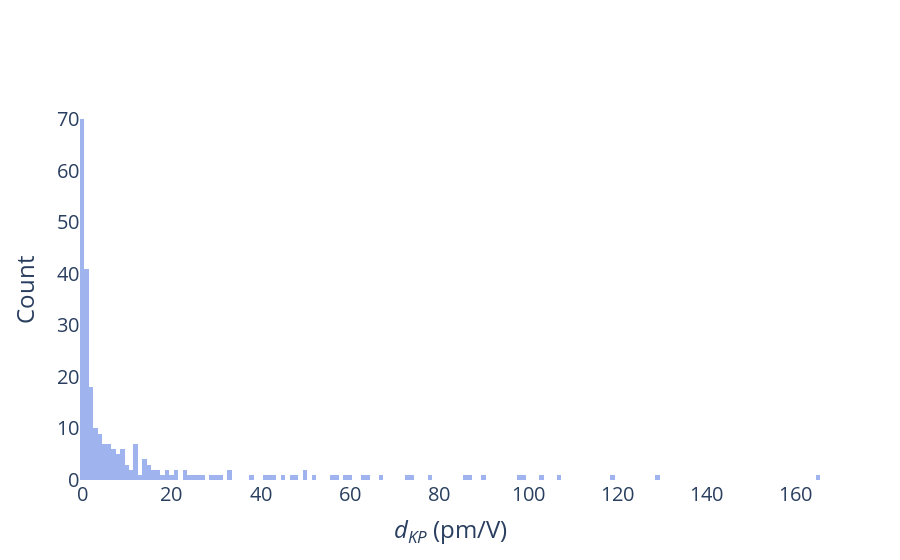
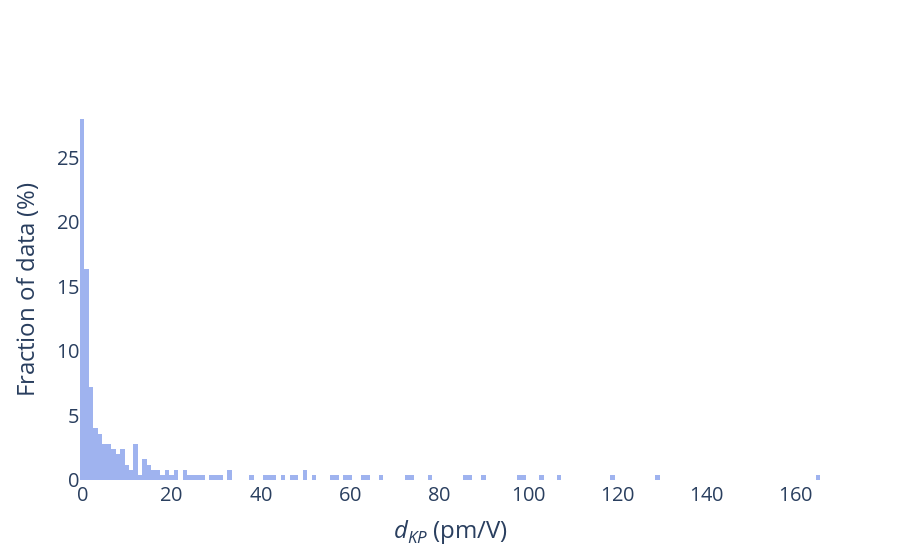
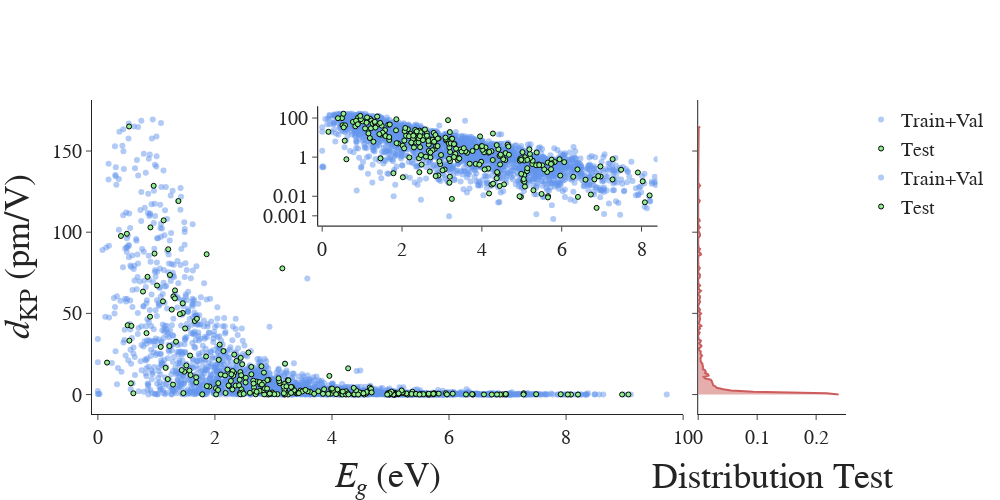

Notebook cell for these charts, in order:
### Code cell
df_tmp = df_dist_250.copy()

# histnorm = 'percent'
histnorm = ''
bin_size = 1.0


fig = go.Figure()

fig.add_trace(
    go.Histogram(
        x = df_tmp['dKP_full_neum'],
        histnorm=histnorm,
        xbins=dict(
            # start=0.0,
            # end=1.0,
            size=bin_size
        ),
        name='dist_250',
        marker_color = 'royalblue' 
    )
)


# Overlay both histograms
fig.update_layout(barmode='overlay')
# Reduce opacity to see both histograms
fig.update_traces(opacity=0.5)
fig.update_layout(
    # title_text='Comparison of effective frequency distribution', # title of plot
    xaxis_title_text='<i>d<sub>KP</sub></i> (pm/V)', # xaxis label
    # yaxis_title_text='Fraction of total data subset (%)', # yaxis label
    yaxis_title_text='Count', # yaxis label
    font_size=20,
    # xaxis_range=[0,1]
)

fig.update_layout(
    autosize=False,
    font_size=20,
    # width=1100,
    # height=600,
    plot_bgcolor="white",
    # template='simple_white',
)

fig.update_layout(
    legend=dict(
        yanchor='top',
        y=0.99,
        xanchor='right',
        x=0.99
    )
)

fig.show()

histnorm = 'percent'
bin_size = 1.0


fig = go.Figure()

fig.add_trace(
    go.Histogram(
        x = df_tmp['dKP_full_neum'],
        histnorm=histnorm,
        xbins=dict(
            # start=0.0,
            # end=1.0,
            size=bin_size
        ),
        name='dist_250',
        marker_color = 'royalblue' 
    )
)


# Overlay both histograms
fig.update_layout(barmode='overlay')
# Reduce opacity to see both histograms
fig.update_traces(opacity=0.5)
fig.update_layout(
    # title_text='Comparison of effective frequency distribution', # title of plot
    xaxis_title_text='<i>d<sub>KP</sub></i> (pm/V)', # xaxis label
    yaxis_title_text='Fraction of data (%)', # yaxis label
    font_size=20,
    # xaxis_range=[0,1]
)

fig.update_layout(
    autosize=False,
    font_size=20,
    # width=1100,
    # height=600,
    plot_bgcolor="white",
    # template='simple_white',
)

fig.update_layout(
    legend=dict(
        yanchor='top',
        y=0.99,
        xanchor='right',
        x=0.99
    )
)

fig.show()


# dKP-Eg-KDE with log-lin inset
# ==============================================================================================================================
fig = make_subplots(rows=1, cols=2, shared_yaxes=True, horizontal_spacing=0.02, column_widths=[0.8,0.2])

# ROW 1 COL 1 =================================================================================================================
fig.add_trace(go.Scatter(x=df_orig.drop(df_tmp.index, axis=0)['src_bandgap'],
                         y=df_orig.drop(df_tmp.index, axis=0)['dKP_full_neum'],
                         mode='markers',
                         marker=dict(
                            color="cornflowerblue",
                            opacity=0.5
                         ),
                         showlegend=True,
                         name=f'Train+Val',
                         text=[mpid for mpid in df_orig.drop(df_tmp.index, axis=0).index.values]
                         ))

fig.add_trace(go.Scatter(x=df_tmp['src_bandgap'],
                         y=df_tmp['dKP_full_neum'],
                         mode='markers',
                         marker = dict(symbol='circle',
                                       size=5,
                                       color = 'lightgreen',
                                       showscale=False,
                                       line=dict(width=1, color="black")
                                       ),
                         showlegend=True,
                         name=f'Test',
                         text=[mpid for mpid in df_tmp.index.values]
                         ))


# AXES
fig.update_xaxes(title = '<i>E<sub>g</sub></i> (eV)',
                 title_font_size=36,
                 range = [-0.1, 10.0],
                 row=1, col=1)
fig.update_yaxes(title = '<i>d</i><sub>KP</sub> (pm/V)',
                 title_font_size=36)


fig.update_layout(font={'family':'Arial', 'size': 20},
                 )

# ROW 1 COL 2 =================================================================================================================
density = gaussian_kde(np.reshape(df_tmp['dKP_full_neum'].values, (1,len(df_tmp))))
density.covariance_factor = lambda : .02 #Smoothing parameter
density._compute_covariance()

x_vals = np.linspace(min(df_tmp['dKP_full_neum'].values),
                     max(df_tmp['dKP_full_neum'].values),
                     200) # Specifying the limits of our data
kde_dist = density(x_vals)

fig.add_trace(go.Scatter(x=kde_dist, 
                         y=x_vals, 
                         mode='lines', 
                         marker_color='indianred',
                         fill='tozerox',
                         showlegend=False),
              row=1, col=2)

fig.update_xaxes(title = 'Distribution Test',
                 title_font_size=36,
                 row=1, col=2)
fig.update_yaxes(title = '', row=1, col=2)

# INSET =======================================================================================================================
inset = copy.deepcopy(fig.data[0])
inset.xaxis = 'x3'
inset.yaxis = 'y3'

inset_candidates_v1 = copy.deepcopy(fig.data[1])
inset_candidates_v1.xaxis = 'x3'
inset_candidates_v1.yaxis = 'y3'
inset


fig.update_layout(
    xaxis3=dict(domain      = [0.30, 0.75],
                anchor      = 'y3',
                range       = [-0.1, 8.4],
                linecolor   = 'black'
               ),
    yaxis3=dict(domain      = [0.60, 0.98],
                anchor      = 'x3',
                range       = [-3.5, 2.6],
                type        = 'log',
                tickvals    = [0.001, 0.01, 1, 100],
                linecolor   = 'black'
    ))

fig.add_trace(inset)
fig.add_trace(inset_candidates_v1)

fig.update_xaxes(showspikes=True, spikecolor="gray", spikethickness=2, spikesnap="cursor", spikemode="across")
fig.update_yaxes(showspikes=True, spikecolor="gray", spikethickness=2, spikesnap="cursor", spikemode='across')
fig.update_layout(hoverdistance=5)

# THEME OF GRAPH
fig.update_layout(template='simple_white')

fig.update_layout(
    width=1000,
    height=500
)

fig.show()

### Figure 1 — Plotly figure (JSON) as saved in the notebook; plotly's stock layout.template omitted (floating-point values rounded to 4 significant figures; data arrays with more than 128 entries replaced by an {"elided": "..."} marker saying what was removed)
{"data": [{"histnorm": "", "marker": {"color": "royalblue"}, "name": "dist_250", "opacity": 0.5, "type": "histogram", "x": {"elided": "250 float values"}, "xbins": {"size": 1}}], "layout": {"autosize": false, "barmode": "overlay", "font": {"size": 20}, "legend": {"x": 0.99, "xanchor": "right", "y": 0.99, "yanchor": "top"}, "plot_bgcolor": "white", "xaxis": {"title": {"text": "<i>d<sub>KP</sub></i> (pm/V)"}}, "yaxis": {"title": {"text": "Count"}}}}

### Figure 2 — Plotly figure (JSON) as saved in the notebook; plotly's stock layout.template omitted (floating-point values rounded to 4 significant figures; data arrays with more than 128 entries replaced by an {"elided": "..."} marker saying what was removed)
{"data": [{"histnorm": "percent", "marker": {"color": "royalblue"}, "name": "dist_250", "opacity": 0.5, "type": "histogram", "x": {"elided": "250 float values"}, "xbins": {"size": 1}}], "layout": {"autosize": false, "barmode": "overlay", "font": {"size": 20}, "legend": {"x": 0.99, "xanchor": "right", "y": 0.99, "yanchor": "top"}, "plot_bgcolor": "white", "xaxis": {"title": {"text": "<i>d<sub>KP</sub></i> (pm/V)"}}, "yaxis": {"title": {"text": "Fraction of data (%)"}}}}

### Figure 3 — Plotly figure (JSON) as saved in the notebook; plotly's stock layout.template omitted (floating-point values rounded to 4 significant figures; data arrays with more than 128 entries replaced by an {"elided": "..."} marker saying what was removed)
{"data": [{"marker": {"color": "cornflowerblue", "opacity": 0.5}, "mode": "markers", "name": "Train+Val", "showlegend": true, "text": {"elided": "2376 str values"}, "type": "scatter", "x": {"elided": "2376 float values"}, "y": {"elided": "2376 float values"}}, {"marker": {"color": "lightgreen", "line": {"color": "black", "width": 1}, "showscale": false, "size": 5, "symbol": "circle"}, "mode": "markers", "name": "Test", "showlegend": true, "text": {"elided": "250 str values"}, "type": "scatter", "x": {"elided": "250 float values"}, "y": {"elided": "250 float values"}}, {"fill": "tozerox", "marker": {"color": "indianred"}, "mode": "lines", "showlegend": false, "type": "scatter", "x": {"elided": "200 float values"}, "xaxis": "x2", "y": {"elided": "200 float values"}, "yaxis": "y2"}, {"marker": {"color": "cornflowerblue", "opacity": 0.5}, "mode": "markers", "name": "Train+Val", "showlegend": true, "text": {"elided": "2376 str values"}, "type": "scatter", "x": {"elided": "2376 float values"}, "xaxis": "x3", "y": {"elided": "2376 float values"}, "yaxis": "y3"}, {"marker": {"color": "lightgreen", "line": {"color": "black", "width": 1}, "showscale": false, "size": 5, "symbol": "circle"}, "mode": "markers", "name": "Test", "showlegend": true, "text": {"elided": "250 str values"}, "type": "scatter", "x": {"elided": "250 float values"}, "xaxis": "x3", "y": {"elided": "250 float values"}, "yaxis": "y3"}], "layout": {"font": {"family": "Arial", "size": 20}, "height": 500, "hoverdistance": 5, "width": 1000, "xaxis": {"anchor": "y", "domain": [0, 0.784], "range": [-0.1, 10], "showspikes": true, "spikecolor": "gray", "spikemode": "across", "spikesnap": "cursor", "spikethickness": 2, "title": {"font": {"size": 36}, "text": "<i>E<sub>g</sub></i> (eV)"}}, "xaxis2": {"anchor": "y2", "domain": [0.804, 1], "showspikes": true, "spikecolor": "gray", "spikemode": "across", "spikesnap": "cursor", "spikethickness": 2, "title": {"font": {"size": 36}, "text": "Distribution Test"}}, "xaxis3": {"anchor": "y3", "domain": [0.3, 0.75], "linecolor": "black", "range": [-0.1, 8.4], "showspikes": true, "spikecolor": "gray", "spikemode": "across", "spikesnap": "cursor", "spikethickness": 2}, "yaxis": {"anchor": "x", "domain": [0, 1], "showspikes": true, "spikecolor": "gray", "spikemode": "across", "spikesnap": "cursor", "spikethickness": 2, "title": {"font": {"size": 36}, "text": "<i>d</i><sub>KP</sub> (pm/V)"}}, "yaxis2": {"anchor": "x2", "domain": [0, 1], "matches": "y", "showspikes": true, "showticklabels": false, "spikecolor": "gray", "spikemode": "across", "spikesnap": "cursor", "spikethickness": 2, "title": {"text": ""}}, "yaxis3": {"anchor": "x3", "domain": [0.6, 0.98], "linecolor": "black", "range": [-3.5, 2.6], "showspikes": true, "spikecolor": "gray", "spikemode": "across", "spikesnap": "cursor", "spikethickness": 2, "tickvals": [0.001, 0.01, 1, 100], "type": "log"}}}
